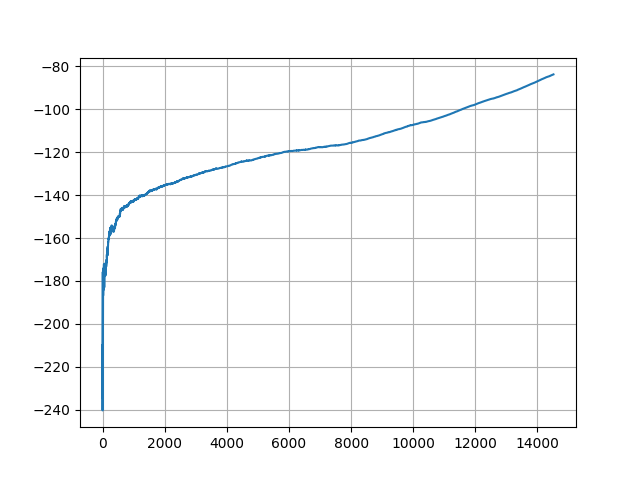

This figure's Python source:
import gymnasium as gym
from collections import namedtuple
from pathlib import Path

import numpy as np
import jax
import jax.numpy as jnp
from flax import nnx
import optax
import orbax.checkpoint as ocp

from tensorflow_probability.substrates import jax as tfp
import matplotlib.pyplot as plt
from scipy.signal import lfilter


ReplayBuffer = namedtuple("ReplayBuffer", "observations actions rewards step_returns")
ExperienceBatch = namedtuple("ExperienceBatch", "obs act ret")


class VPGBuffer(ReplayBuffer):
    def store_step(self, obs, act, rew):
        self.observations.append(obs)
        self.actions.append(act)
        self.rewards.append(rew)

    def wrapup_episode(self, len_episode, discount=0.98):
        # self.step_returns.extend([sum(self.rewards[-len_episode:])] * len_episode)
        rev_ep_rews = self.rewards[-len_episode:][::-1]  # reversed episodic rewards
        drtg = lfilter([1], [1, -discount], rev_ep_rews)[::-1]  # discounted return togo
        self.step_returns.extend(drtg.tolist())

    def extract_experience(self):
        observations_batch = jnp.array(self.observations)
        actions_batch = jnp.array(self.actions)
        returns_batch = jnp.array(self.step_returns)

        experience_batch = ExperienceBatch(
            observations_batch, actions_batch, returns_batch
        )

        return experience_batch


class PolicyNet(nnx.Module):
    """A simple fully-connected Neural Network model"""

    def __init__(self, *, rngs: nnx.Rngs):
        self.linear1 = nnx.Linear(8, 128, rngs=rngs)  # 8-dim obspace
        self.linear2 = nnx.Linear(128, 128, rngs=rngs)
        self.linear3 = nnx.Linear(128, 4, rngs=rngs)  # 4 discrete actions

    def __call__(self, x):
        x = nnx.relu(self.linear1(x))  # 1st layer
        x = nnx.relu(self.linear2(x))  # 1st layer
        y = self.linear3(x)  # 1st layer
        return y


@nnx.jit
def make_decision(rngs: nnx.Rngs, model: PolicyNet, obs: np.ndarray):
    log_probs = nnx.log_softmax(model(obs))  # policy: log(pi(a|s))
    distribution = tfp.distributions.Categorical(logits=log_probs)
    sampled_action = distribution.sample(seed=rngs)
    # log_prob_as = distribution.log_prob(sampled_action)
    return sampled_action, log_probs


@nnx.jit
def objective_fn(actor: PolicyNet, experience_batch: ExperienceBatch):
    log_prob_batch = nnx.log_softmax(actor(experience_batch.obs))
    cat_distr_batch = tfp.distributions.Categorical(logits=log_prob_batch)
    logpa_batch = cat_distr_batch.log_prob(experience_batch.act)
    objective_batch = experience_batch.ret * logpa_batch  # NOT expected return

    return -objective_batch.mean()


@nnx.jit
def update_params(actor, optimizer, experience_batch):
    grad_fn = nnx.value_and_grad(objective_fn)
    objective, grads = grad_fn(actor, experience_batch)
    optimizer.update(grads)  # In-place updates.


# SETUP
env = gym.make("LunarLander-v3", render_mode="rgb_array")
last_obs, _ = env.reset()
prng_keys = nnx.Rngs(29)
buffer = VPGBuffer([], [], [], [])
actor = PolicyNet(rngs=prng_keys)
optimizer = nnx.Optimizer(actor, optax.adamw(3e-4, 0.9))
max_epochs = 256
num_episodes, num_steps = 0, 0
len_episode = 0
episode_return = 0.0
deposit_return, average_return = [], []


# LOOP
for e in range(max_epochs):
    for st in range(11 * env.spec.max_episode_steps):  # at least 10 finished episodes
        # act = env.action_space.sample()
        act, _ = make_decision(prng_keys, actor, last_obs)
        # print(act, logp)
        next_obs, rew, term, trunc, info = env.step(np.array(act))
        # Step statistics
        # print("\n")
        # print(f"last observation: {last_obs}")
        # print(f"action: {act}")
        # print(f"next observation: {next_obs}")
        # print(f"reward: {rew}")
        # print(f"episode terminated: {term}")
        # print(f"episode truncated: {trunc}")
        # print(f"info: {info}")
        # print("\n")
        buffer.store_step(last_obs, act, rew)
        episode_return += rew
        num_steps += 1
        len_episode += 1
        last_obs = next_obs
        if term or trunc:
            buffer.wrapup_episode(len_episode)
            # Episode statistics
            num_episodes += 1
            deposit_return.append(episode_return)
            average_return.append(sum(deposit_return) / len(deposit_return))
            print(
                f"\n---\nepisode: {num_episodes}, length: {len_episode}, return: {episode_return}\n---\n"
            )
            # Reset episode
            len_episode, episode_return = 0, 0
            last_obs, _ = env.reset()
            if st > 10 * env.spec.max_episode_steps:  # finish last episode
                break
    # Epoch statistics
    print(
        f"\n===\nepoch {e + 1} \n\ttotal steps: {num_steps}\n\taveraged return: {average_return[-1]}\n==="
    )
    # Update actor
    experience_batch = buffer.extract_experience()
    # exp_ret = objective_fn(actor, experience_batch)
    update_params(actor, optimizer, experience_batch)
    buffer = VPGBuffer([], [], [], [])


plt.plot(average_return)
# plt.ylim(-500, -100)
# plt.yticks(np.arange(-500, -100, 50))
plt.grid(visible=True)
plt.savefig(Path(__file__).parent.joinpath("vpg_discrete.png"))


# VALIDATION
input("Press any key to evaluate agent")
env = gym.make("LunarLander-v3", render_mode="human")
last_obs, _ = env.reset()
episode_return = 0.0
term, trunc = False, False
for _ in range(env.spec.max_episode_steps):
    act_sample, log_probs = make_decision(prng_keys, actor, last_obs)
    # next_obs, rew, term, trunc, _ = env.step(np.array(log_probs.argmax()))
    next_obs, rew, term, trunc, _ = env.step(np.array(act_sample))
    episode_return += rew
    last_obs = next_obs
    if term or trunc:
        print(f"\n---return: {episode_return}---\n")
        break
